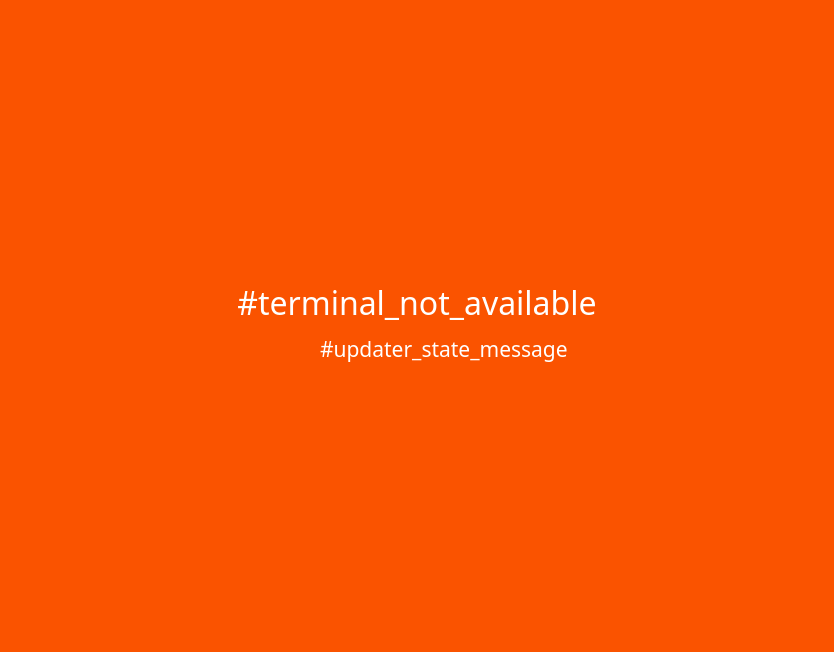
<?xml version="1.0" encoding="UTF-8"?>
<ui version="4.0">
 <class>SplashScreenClass</class>
 <widget class="QWidget" name="SplashScreenClass">
  <property name="geometry">
   <rect>
    <x>0</x>
    <y>0</y>
    <width>834</width>
    <height>652</height>
   </rect>
  </property>
  <property name="font">
   <font>
    <family>PT Sans Caption</family>
    <pointsize>24</pointsize>
   </font>
  </property>
  <property name="windowTitle">
   <string notr="true"/>
  </property>
  <property name="styleSheet">
   <string notr="true">color: rgb(255, 255, 255);
        background-color: #FA5300;</string>
  </property>
  <layout class="QVBoxLayout" name="verticalLayout">
   <property name="spacing">
    <number>0</number>
   </property>
   <item>
    <spacer name="verticalSpacer">
     <property name="orientation">
      <enum>Qt::Orientation::Vertical</enum>
     </property>
     <property name="sizeHint" stdset="0">
      <size>
       <width>20</width>
       <height>254</height>
      </size>
     </property>
    </spacer>
   </item>
   <item>
    <layout class="QHBoxLayout" name="horizontalLayout">
     <item>
      <spacer name="horizontalSpacer">
       <property name="orientation">
        <enum>Qt::Orientation::Horizontal</enum>
       </property>
       <property name="sizeHint" stdset="0">
        <size>
         <width>40</width>
         <height>20</height>
        </size>
       </property>
      </spacer>
     </item>
     <item>
      <widget class="QLabel" name="lblMessage">
       <property name="font">
        <font>
         <family>PT Sans Caption</family>
         <pointsize>24</pointsize>
         <bold>false</bold>
        </font>
       </property>
       <property name="text">
        <string>#terminal_not_available</string>
       </property>
       <property name="alignment">
        <set>Qt::AlignmentFlag::AlignCenter</set>
       </property>
      </widget>
     </item>
     <item>
      <spacer name="horizontalSpacer_2">
       <property name="orientation">
        <enum>Qt::Orientation::Horizontal</enum>
       </property>
       <property name="sizeHint" stdset="0">
        <size>
         <width>40</width>
         <height>20</height>
        </size>
       </property>
      </spacer>
     </item>
    </layout>
   </item>
   <item>
    <layout class="QHBoxLayout" name="horizontalLayout_2">
     <item>
      <spacer name="horizontalSpacer_3">
       <property name="orientation">
        <enum>Qt::Orientation::Horizontal</enum>
       </property>
       <property name="sizeHint" stdset="0">
        <size>
         <width>40</width>
         <height>20</height>
        </size>
       </property>
      </spacer>
     </item>
     <item>
      <widget class="QLabel" name="lbAnimation">
       <property name="minimumSize">
        <size>
         <width>48</width>
         <height>48</height>
        </size>
       </property>
       <property name="maximumSize">
        <size>
         <width>48</width>
         <height>48</height>
        </size>
       </property>
       <property name="text">
        <string/>
       </property>
      </widget>
     </item>
     <item>
      <widget class="QLabel" name="lbMessage">
       <property name="font">
        <font>
         <family>PT Sans Caption</family>
         <pointsize>16</pointsize>
        </font>
       </property>
       <property name="text">
        <string>#updater_state_message</string>
       </property>
       <property name="alignment">
        <set>Qt::AlignmentFlag::AlignLeading|Qt::AlignmentFlag::AlignLeft|Qt::AlignmentFlag::AlignVCenter</set>
       </property>
       <property name="wordWrap">
        <bool>false</bool>
       </property>
      </widget>
     </item>
     <item>
      <spacer name="horizontalSpacer_4">
       <property name="orientation">
        <enum>Qt::Orientation::Horizontal</enum>
       </property>
       <property name="sizeHint" stdset="0">
        <size>
         <width>40</width>
         <height>20</height>
        </size>
       </property>
      </spacer>
     </item>
    </layout>
   </item>
   <item>
    <spacer name="verticalSpacer_2">
     <property name="orientation">
      <enum>Qt::Orientation::Vertical</enum>
     </property>
     <property name="sizeHint" stdset="0">
      <size>
       <width>20</width>
       <height>255</height>
      </size>
     </property>
    </spacer>
   </item>
  </layout>
 </widget>
 <layoutdefault spacing="6" margin="11"/>
 <resources>
  <include location="Resources.qrc"/>
 </resources>
 <connections/>
</ui>
